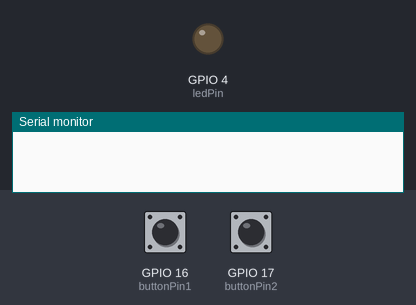
Recording of a program running on a simulated ESP32-S3. Parts: output pins drawn as LEDs (lit = HIGH), the last lines printed to the serial monitor. Dashed ring = blinking. The test bench sets the inputs (shaded band); at power-on: GPIO 16 (buttonPin1) HIGH, GPIO 17 (buttonPin2) HIGH.

Above: at 0.5 s.
At 2.2 s:
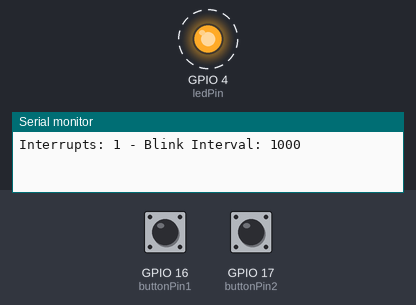
Timing chart, 0 to 3.0 s (numbered marks = the images above):
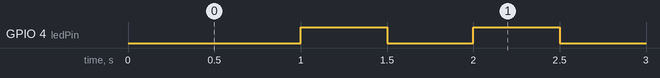

The program:

main.cpp
```cpp
#include <Arduino.h>


// Definimos los pines de los pulsadores y el LED
const int ledPin = 4;
const int buttonPin1 = 16;  // Primer pulsador (incrementa la frecuencia)
const int buttonPin2 = 17;  // Segundo pulsador (disminuye la frecuencia)


// Variables de control
volatile int interruptCounter = 0;
int totalInterruptCounter = 0;
unsigned long blinkInterval = 1000; // Intervalo de parpadeo en ms (1 segundo)


// Variables de temporizador
hw_timer_t * timer = NULL;
portMUX_TYPE timerMux = portMUX_INITIALIZER_UNLOCKED;


// Configuración del temporizador
void IRAM_ATTR onTimer() {
 portENTER_CRITICAL_ISR(&timerMux);
 interruptCounter++;
 portEXIT_CRITICAL_ISR(&timerMux);
}


// ISR de los botones para cambiar la frecuencia
void IRAM_ATTR buttonISR1() {
 // Reducimos el intervalo (más rápido), pero garantizamos que no sea menor a 100ms
 blinkInterval = (blinkInterval > 200) ? blinkInterval - 200 : 100; // Reducimos el intervalo
}


void IRAM_ATTR buttonISR2() {
 // Aumentamos el intervalo (más lento), pero garantizamos que no sea mayor a 5000ms
 blinkInterval = (blinkInterval < 5000) ? blinkInterval + 500 : 5000; // Aumentamos el intervalo
}


void setup() {
 // Inicializamos el puerto serie
 Serial.begin(115200);


 // Configuramos el pin para el LED
 pinMode(ledPin, OUTPUT);


 // Configuramos los pines de los botones como entradas con pullup
 pinMode(buttonPin1, INPUT_PULLUP);
 pinMode(buttonPin2, INPUT_PULLUP);


 // Configuramos las interrupciones de los botones
 attachInterrupt(digitalPinToInterrupt(buttonPin1), buttonISR1, FALLING);
 attachInterrupt(digitalPinToInterrupt(buttonPin2), buttonISR2, FALLING);


 // Configuración del temporizador
 timer = timerBegin(0, 80, true); // 80 prescaler
 timerAttachInterrupt(timer, &onTimer, true); // Llamamos a la función onTimer en cada interrupción
 timerAlarmWrite(timer, 1000000, true); // Alarma cada 1 segundo
 timerAlarmEnable(timer); // Activamos la alarma
}


void loop() {
 if (interruptCounter > 0) {
   portENTER_CRITICAL(&timerMux);
   interruptCounter--; // Restamos para no sobrecargar
   portEXIT_CRITICAL(&timerMux);


   totalInterruptCounter++;


   // Parpadeo del LED
   digitalWrite(ledPin, HIGH);  // Encendemos el LED
   delay(blinkInterval / 2);    // Esperamos medio intervalo
   digitalWrite(ledPin, LOW);   // Apagamos el LED
   delay(blinkInterval / 2);    // Esperamos medio intervalo


   // Imprimimos el número de interrupciones y la frecuencia del parpadeo
   Serial.print("Interrupts: ");
   Serial.print(totalInterruptCounter);
   Serial.print(" - Blink Interval: ");
   Serial.println(blinkInterval);
 }
}
```

Measured:
- by itself, GPIO 4 (ledPin): alternates HIGH for 0.50 s and LOW for 0.50 s
